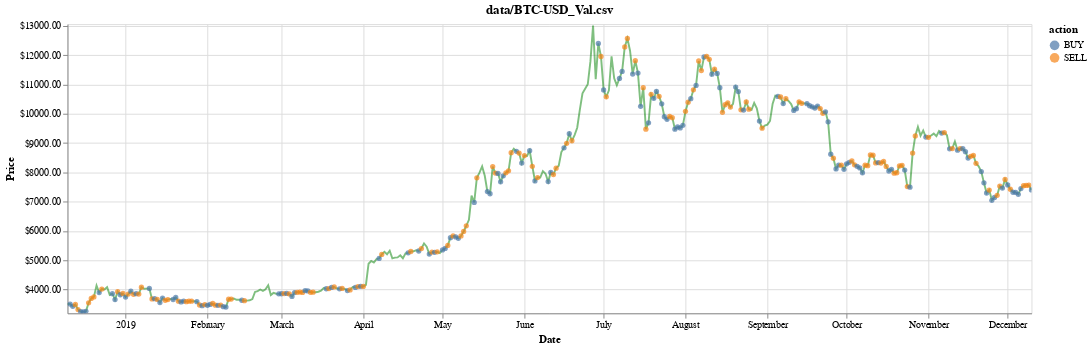

Notebook source saved alongside this figure:
### Markdown cell above
## Plotting the evaluation actions

### Code cell
val_result, history = evaluate_model(agent, val_data, window_size, debug)
show_eval_result(model_name, val_result, initial_offset)
chart = visualize(df, history)
chart

### Figure 1 — Vega-Lite specification as saved in the notebook (floating-point values rounded to 4 significant figures; data arrays with more than 128 entries replaced by an {"elided": "..."} marker saying what was removed)
{"config": {"view": {"continuousWidth": 400, "continuousHeight": 300}}, "layer": [{"mark": {"type": "line", "color": "green", "opacity": 0.5}, "encoding": {"x": {"type": "temporal", "field": "date"}, "y": {"type": "quantitative", "axis": {"format": "$.2f", "title": "Price"}, "field": "position", "scale": {"clamp": true, "domain": [3187.0, 13070.0]}}}, "selection": {"selector001": {"type": "interval", "bind": "scales", "encodings": ["x"]}}}, {"mark": {"type": "point", "filled": true}, "encoding": {"color": {"type": "nominal", "field": "action"}, "x": {"type": "temporal", "axis": {"title": "Date"}, "field": "date"}, "y": {"type": "quantitative", "axis": {"format": "$.2f", "title": "Price"}, "field": "position", "scale": {"clamp": true, "domain": [3187.0, 13070.0]}}}, "selection": {"selector002": {"type": "interval", "bind": "scales", "encodings": ["x"]}}, "transform": [{"filter": "(datum.action !== 'HOLD')"}]}], "data": {"name": "data-be2c5db103018f2ad50b216cb59ce017"}, "height": 300, "title": "data/BTC-USD_Val.csv", "width": 1000, "$schema": "https://vega.github.io/schema/vega-lite/v4.0.0.json", "datasets": {"data-be2c5db103018f2ad50b216cb59ce017": {"elided": "366 records"}}}
